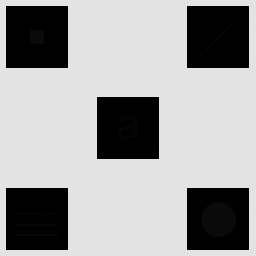
#> input picture Imagen_con_detalles_escondidos.tif, 256 x 256 px
$ python ejercicio1.py
#> lines starting #> are read from the running program, lines starting #| are printed output that depends on the picture; after the words box and inside, x2 and y2 are one past the last pixel; in counts of white or black regions, pixels touching at a corner belong together
import cv2
import numpy as np
import matplotlib.pyplot as plt
import os


def local_histogram_equalization(image, window_size):
    # Obtener las dimensiones de la imagen
    height, width = image.shape[:2]
    half_window = window_size // 2
    result_image = np.zeros_like(image)

    for y in range(height):
        for x in range(width):
            # Definir las coordenadas de la ventana
            y1, y2 = max(0, y - half_window), min(height, y + half_window + 1)
            x1, x2 = max(0, x - half_window), min(width, x + half_window + 1)

            # Extraer la región de la imagen dentro de la ventana
            window = image[y1:y2, x1:x2]

            # Calcular el histograma de la región de la ventana
            #hist = cv2.calcHist([window], [0], None, [256], [0, 256])

            # Realizar la ecualización del histograma local
            hist_equalized = cv2.equalizeHist(window)

            # Asignar el valor ecualizado al píxel de la imagen de resultado
            result_image[y, x] = hist_equalized[window_size // 2, window_size // 2]

    return result_image

img = cv2.imread('Imagen_con_detalles_escondidos.tif', cv2.IMREAD_GRAYSCALE)
#> img is the input picture: shape (256, 256); min 0, max 228, mean 160.7

window_size = 30
bsize = window_size // 2
img = cv2.copyMakeBorder(img, bsize, bsize, bsize, bsize, cv2.BORDER_REPLICATE)
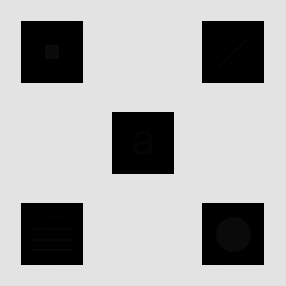
#> img: shape (286, 286); min 0, max 228, mean 173.8

# Aplicar la ecualización local del histograma
hidden_image = local_histogram_equalization(img, window_size)
#> after the loop in local_histogram_equalization, `for y in range(height):`:
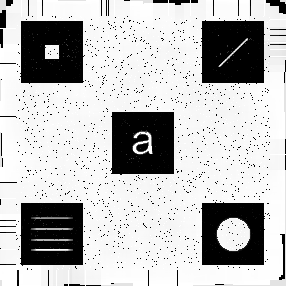
#> result_image: shape (286, 286); min 0, max 255, mean 188.3
# plt.imshow(hidden_image, cmap="gray")
# plt.show()

# Binarizamos la imagen que estaba en escala de gris
_, binary_image = cv2.threshold(hidden_image, 60, 255, cv2.THRESH_BINARY)
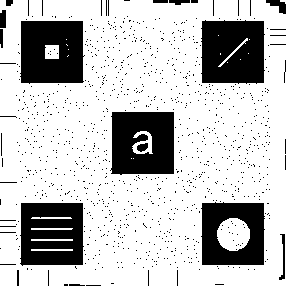
#> binary_image: shape (286, 286); 75.8% white; 1058 black regions (1040 under 20 px), largest, box (x1, y1, x2, y2) and area: (201, 20, 265, 84) 3762, (20, 21, 85, 84) 3649, (110, 112, 174, 175) 3539
# plt.imshow(binary_image, cmap="gray")
# plt.show()

# Aplicar un filtro de mediana para eliminar el ruido
kernel_size = 3  # Tamaño del kernel de mediana (puede ajustarse según sea necesario)
denoised_image = cv2.medianBlur(binary_image, kernel_size)
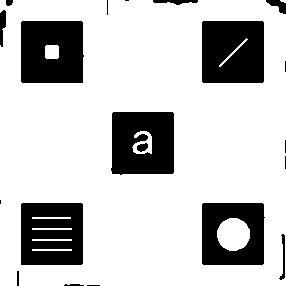
#> denoised_image: shape (286, 286); 77.7% white; 20 black regions (7 under 20 px), largest, box (x1, y1, x2, y2) and area: (202, 21, 264, 83) 3756, (21, 21, 84, 83) 3651, (111, 112, 174, 175) 3538

# plt.imshow(denoised_image, cmap="gray")
# plt.show()

# Guardar la imagen denoised
cv2.imwrite('output_image.png', denoised_image)
